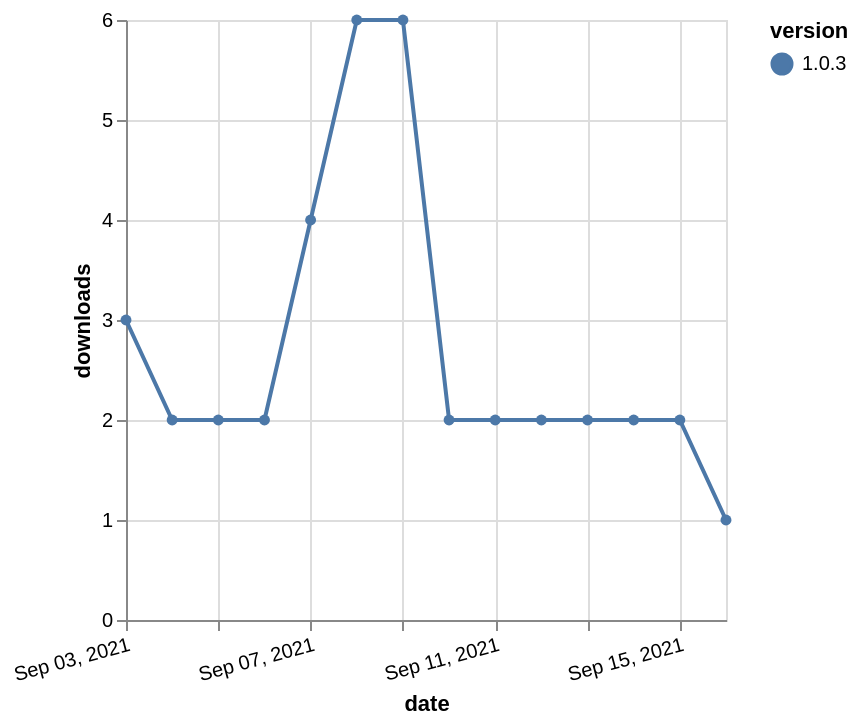

The Vega-Lite source for this figure:
### Vega-Lite specification from a JSON file in a GitHub repository (floating-point values rounded to 4 significant figures)
{"$schema": "https://vega.github.io/schema/vega-lite/v5.json", "description": "A simple bar chart with embedded data.", "data": {"values": [{"date": "2021-09-03", "total": 2639, "delta": 3, "version": "1.0.3"}, {"date": "2021-09-04", "total": 2641, "delta": 2, "version": "1.0.3"}, {"date": "2021-09-05", "total": 2643, "delta": 2, "version": "1.0.3"}, {"date": "2021-09-06", "total": 2645, "delta": 2, "version": "1.0.3"}, {"date": "2021-09-07", "total": 2649, "delta": 4, "version": "1.0.3"}, {"date": "2021-09-08", "total": 2655, "delta": 6, "version": "1.0.3"}, {"date": "2021-09-09", "total": 2661, "delta": 6, "version": "1.0.3"}, {"date": "2021-09-10", "total": 2663, "delta": 2, "version": "1.0.3"}, {"date": "2021-09-11", "total": 2665, "delta": 2, "version": "1.0.3"}, {"date": "2021-09-12", "total": 2667, "delta": 2, "version": "1.0.3"}, {"date": "2021-09-13", "total": 2669, "delta": 2, "version": "1.0.3"}, {"date": "2021-09-14", "total": 2671, "delta": 2, "version": "1.0.3"}, {"date": "2021-09-15", "total": 2673, "delta": 2, "version": "1.0.3"}, {"date": "2021-09-16", "total": 2674, "delta": 1, "version": "1.0.3"}]}, "width": "container", "mark": {"type": "line", "point": {"filled": true}}, "encoding": {"x": {"field": "date", "type": "temporal", "timeUnit": "yearmonthdate", "title": "date", "axis": {"labelAngle": -15}}, "y": {"field": "delta", "type": "quantitative", "title": "downloads"}, "color": {"field": "version", "type": "nominal"}, "tooltip": {"field": "delta"}}}
